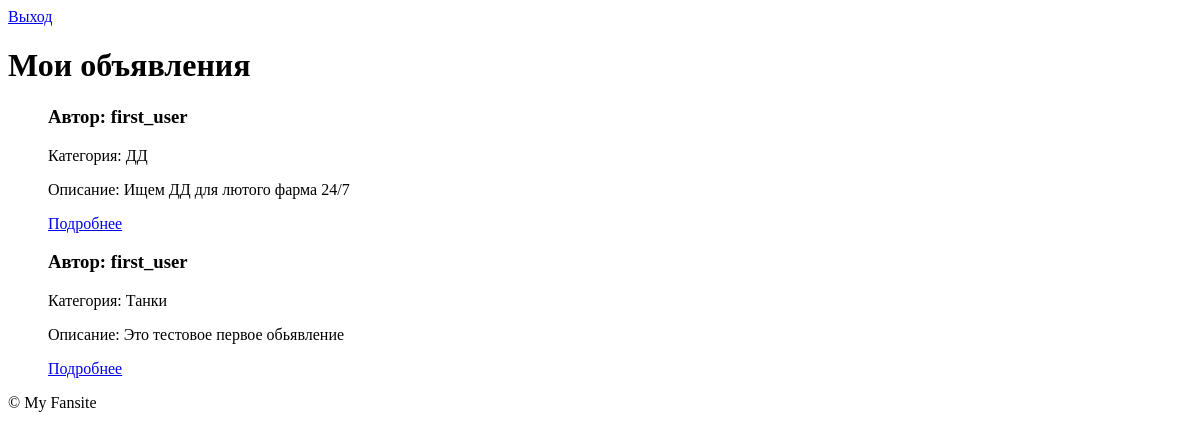
Page /forum/announcements/Myannouncements (signed in) on the earlier database version.
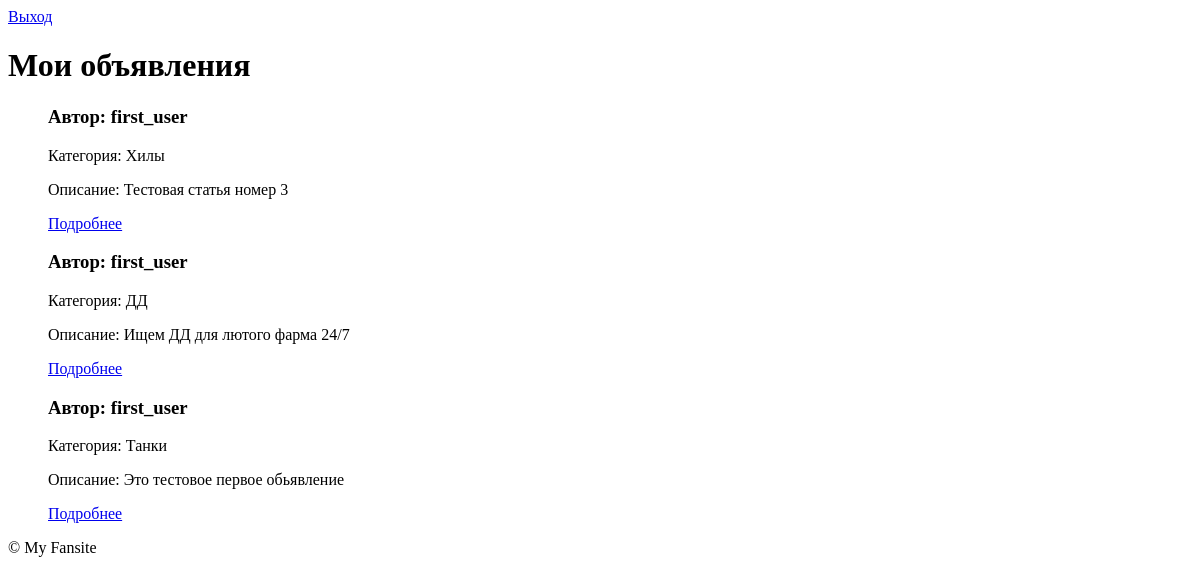
Same page on the later database version.
### forum/models.py (models this page shows, shortened)
class Announcement(models.Model):
    user = models.ForeignKey(User, on_delete=models.CASCADE, related_name="announcement")
    title = models.CharField(max_length=255)
    text = models.TextField(blank=True, null=True)
    category = models.CharField(max_length=50, choices=[
        ('tank', 'Танки'), ('healer', 'Хилы'), ('dd', 'ДД'), ('trader', 'Торговцы'),
        ('guildmaster', 'Гилдмастеры'), ('questgiver', 'Квестгиверы'), ('blacksmith', 'Кузнецы'),
        ('leatherworker', 'Кожевники'), ('alchemist', 'Зельевары'), ('spellmaster', 'Мастера заклинаний')
    ])
    media = models.ManyToManyField(Media, related_name='announcements', blank=True)
    status = models.CharField(max_length=20, choices=[('open', 'Открыто'), ('closed', 'Закрыто'), ('archived', 'Архивировано')], default='open')
    created_at = models.DateTimeField(auto_now_add=True)
    updated_at = models.DateTimeField(auto_now=True)

### forum/views.py (the view)
# urls.py: path('announcements/Myannouncements', MyAnnouncementView.as_view(), name='My_announcement'),
class MyAnnouncementView(LoginRequiredMixin, ListView):
    model = Announcement
    template_name = 'announcement/my_announcements.html'
    context_object_name = 'my_announcements'
    def get_queryset(self):
        return Announcement.objects.filter(user=self.request.user).order_by('-created_at')

### forum/templates/announcement/my_announcements.html (shortened to what this page needs)
{% extends "base.html" %}
{% load static %}
{% block content %}
    <h1>Мои объявления</h1>
    {% if my_announcements %}
        <ul>
            {% for announcement in my_announcements %}
            <div class="announcement-item">
                <h3>Автор: {{ announcement.user.username }}</h3>
                <p>Категория: {{ announcement.get_category_display }}</p>
                <p>Описание: {{ announcement.text|truncatechars:30 }}</p>
                <a href="{% url 'forum:AnnouncementDetail' announcement.pk %}">Подробнее</a>
            </div>
            {% endfor %}
        </ul>
    {% else %}
        <p>У вас пока нет объявлений.</p>
    {% endif %}
{% endblock content %}

Differences in the rows shown:
added Announcement: user.username "first_user", category "Хилы", text "Тестовая статья номер 3"
